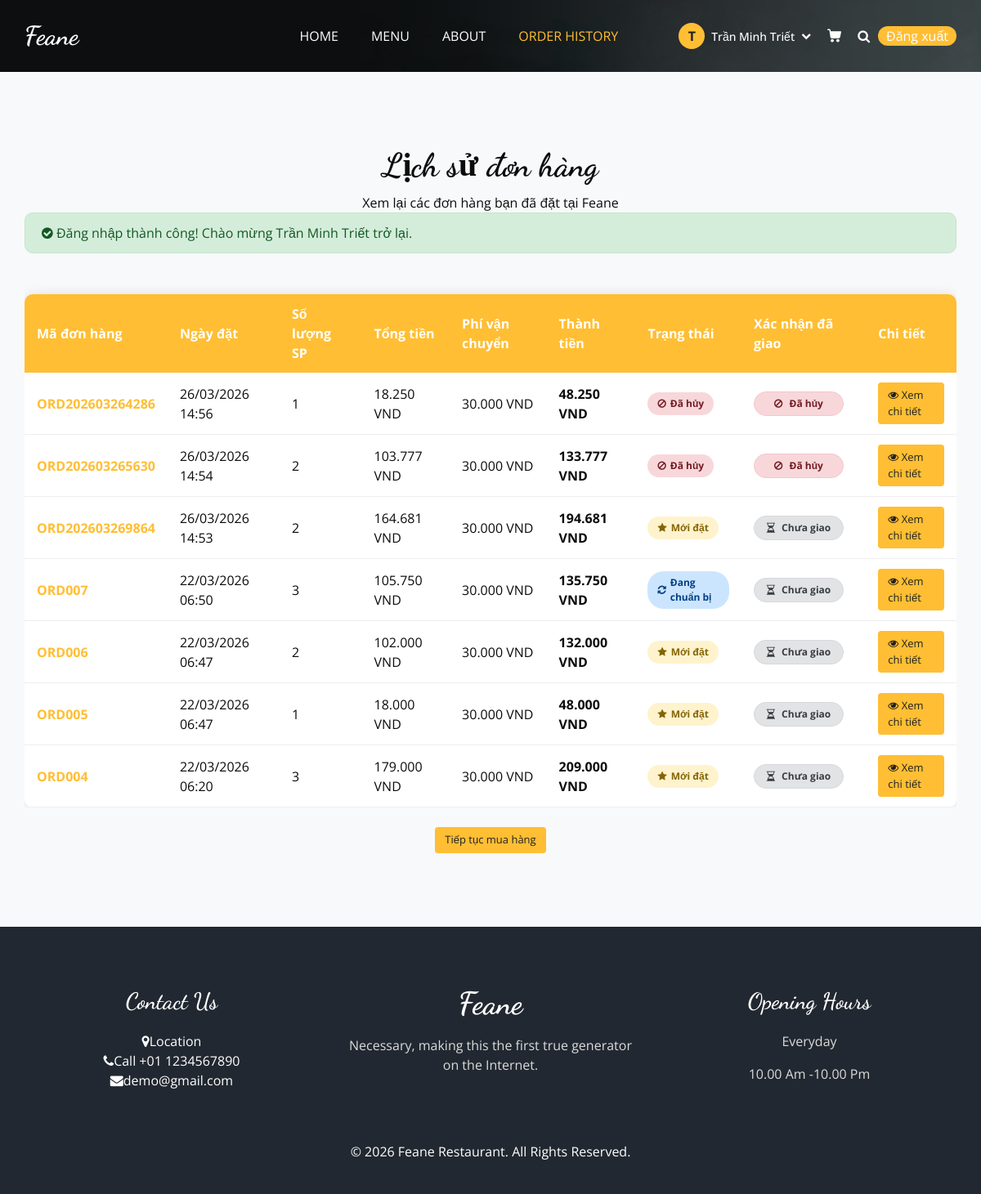
The page /order_history.php (signed in) on the database as committed earlier.
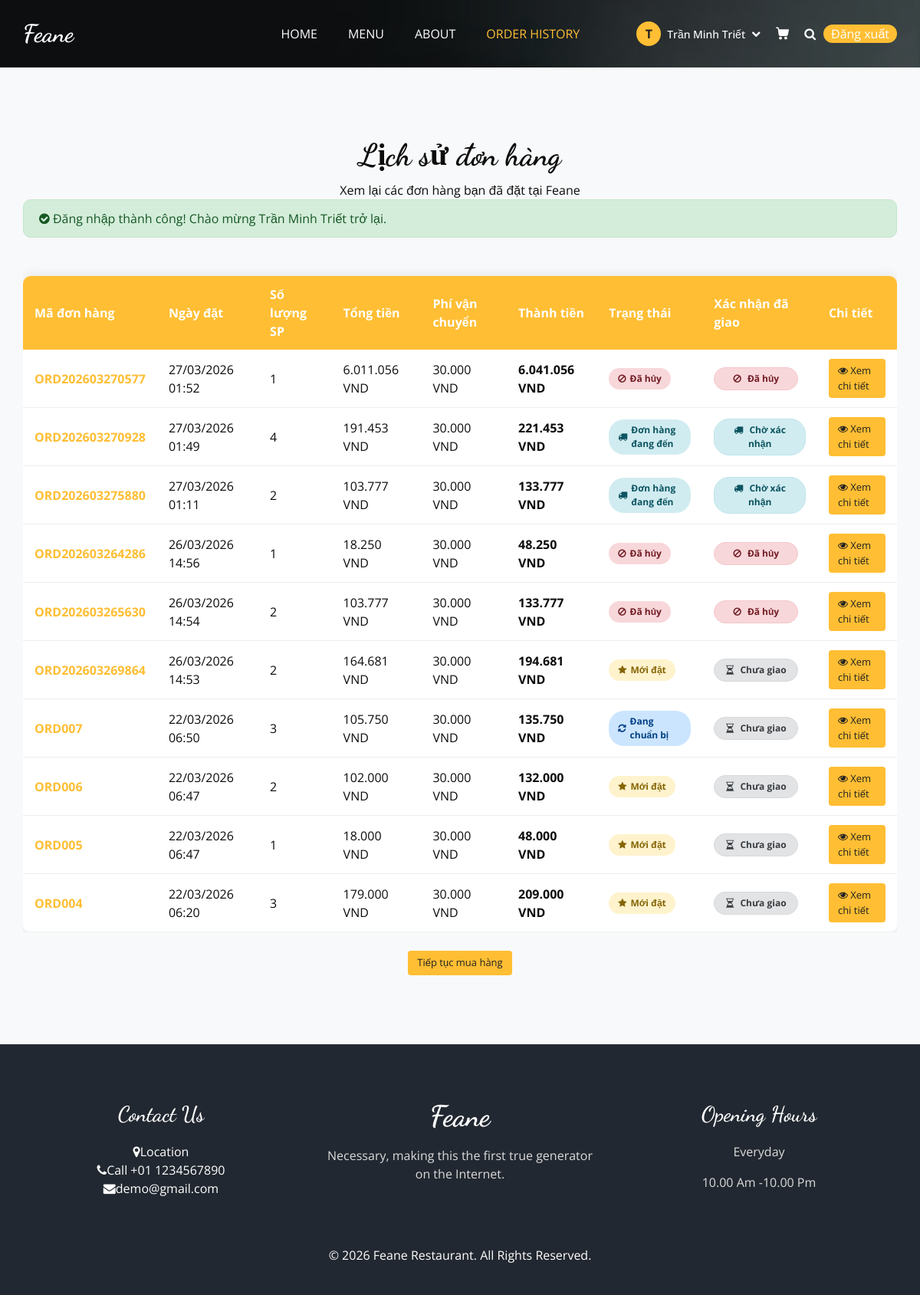
The same page on the database as committed later.
### tables this page shows
CREATE TABLE `users` (
  `id` int(11) NOT NULL,
  `full_name` varchar(100) NOT NULL,
  `username` varchar(50) NOT NULL,
  `email` varchar(100) NOT NULL,
  `phone` varchar(20) DEFAULT NULL,
  `password` varchar(255) NOT NULL,
  `address` varchar(255) DEFAULT NULL,
  `birthday` date DEFAULT NULL,
  `register_date` date NOT NULL,
  `role` enum('admin','user') DEFAULT 'user',
  `status` enum('active','locked','inactive') DEFAULT 'active',
  `notes` text DEFAULT NULL,
  `avatar` varchar(255) DEFAULT NULL,
  `last_login` datetime DEFAULT NULL,
  `created_at` timestamp NOT NULL DEFAULT current_timestamp(),
  `updated_at` timestamp NOT NULL DEFAULT current_timestamp() ON UPDATE current_timestamp()
);

CREATE TABLE `orders` (
  `id` int(11) NOT NULL,
  `order_code` varchar(20) NOT NULL,
  `user_id` int(11) DEFAULT NULL,
  `customer_name` varchar(100) NOT NULL,
  `customer_phone` varchar(20) DEFAULT NULL,
  `customer_email` varchar(100) DEFAULT NULL,
  `customer_address` varchar(255) DEFAULT NULL,
  `order_date` date NOT NULL,
  `total_amount` decimal(10,2) NOT NULL,
  `shipping_fee` decimal(10,2) DEFAULT 0.00,
  `discount` decimal(10,2) DEFAULT 0.00,
  `final_amount` decimal(10,2) NOT NULL,
  `status` enum('pending','confirmed','shipped','cancelled') DEFAULT 'pending',
  `payment_method` varchar(50) DEFAULT NULL,
  `notes` text DEFAULT NULL,
  `created_at` timestamp NOT NULL DEFAULT current_timestamp(),
  `updated_at` timestamp NOT NULL DEFAULT current_timestamp() ON UPDATE current_timestamp()
);

### order_history.php (the view, shortened to what this page needs)
<?php
require_once 'includes/db_connection.php';
$user_id = $_SESSION['user_id'];
$success_message = '';
if (isset($_SESSION['success'])) {
    $success_message = $_SESSION['success'];
}
$user_info = null;
try {
    $stmt = $pdo->prepare("SELECT id, username, full_name, email FROM users WHERE id = ?");
    $stmt->execute([$user_id]);
    $user_info = $stmt->fetch(PDO::FETCH_ASSOC);
} catch (PDOException $e) {
}
$page = isset($_GET['page']) ? (int)$_GET['page'] : 1;
$limit = 10;
$offset = ($page - 1) * $limit;
$sql = "
    SELECT o.*,
           (SELECT COUNT(*) FROM order_details WHERE order_id = o.id) as item_count
    FROM orders o
    WHERE o.user_id = ?
    ORDER BY o.created_at DESC
    LIMIT ? OFFSET ?
";
$stmt = $pdo->prepare($sql);
$stmt->bindValue(1, $user_id, PDO::PARAM_INT);
$stmt->bindValue(2, $limit, PDO::PARAM_INT);
$stmt->bindValue(3, $offset, PDO::PARAM_INT);
$stmt->execute();
$orders = $stmt->fetchAll(PDO::FETCH_ASSOC);
function formatCurrency($amount) {
    return number_format($amount, 0, ',', '.') . ' VND';
}
function formatDate($date) {
    return date('d/m/Y H:i', strtotime($date));
}
function getStatusInfo($status) {
    $statuses = [
        'new' => ['class' => 'status-new', 'text' => 'Mới đặt', 'icon' => 'fa-star'],
        'confirmed' => ['class' => 'status-confirmed', 'text' => 'Đang chuẩn bị', 'icon' => 'fa-refresh'],
        'shipped' => ['class' => 'status-shipped', 'text' => 'Đơn hàng đang đến', 'icon' => 'fa-truck'],
        'delivered' => ['class' => 'status-delivered', 'text' => 'Đã giao hàng', 'icon' => 'fa-check-circle'],
        'cancelled' => ['class' => 'status-cancelled', 'text' => 'Đã hủy', 'icon' => 'fa-ban']
    ];
    return $statuses[$status] ?? ['class' => 'status-new', 'text' => 'Mới đặt', 'icon' => 'fa-star'];
}
function getConfirmationStatus($status, $order_id) {
    if ($status == 'cancelled') {
        return '<span class="confirmation-status cancelled"><i class="fa fa-ban"></i> Đã hủy</span>';
    }
    if ($status == 'shipped') {
        return '<span class="confirmation-status waiting"><i class="fa fa-truck"></i> Chờ xác nhận</span>';
    }
    return '<span class="confirmation-status not-available"><i class="fa fa-hourglass-half"></i> Chưa giao</span>';
}
?>
<!DOCTYPE html>
<html lang="vi">
<head>
    <link rel="stylesheet" type="text/css" href="css/bootstrap.css" />
    <link href="css/font-awesome.min.css" rel="stylesheet" />
    <link href="css/style.css" rel="stylesheet" />
    <link href="css/responsive.css" rel="stylesheet" />
</head>
<body class="sub_page">
<div class="hero_area">
    <div class="bg-box"><img src="images/hero-bg.jpg" alt=""></div>
    <header class="header_section">
        <div class="container">
            <nav class="navbar navbar-expand-lg custom_nav-container">
                <a class="navbar-brand" href="index.php"><span>Feane</span></a>
                <div class="collapse navbar-collapse" id="navbarSupportedContent">
                    <ul class="navbar-nav mx-auto">
                        <li class="nav-item"><a class="nav-link" href="index.php">HOME</a></li>
                        <li class="nav-item"><a class="nav-link" href="menu.php">MENU</a></li>
                        <li class="nav-item"><a class="nav-link" href="about.php">ABOUT</a></li>
                        <li class="nav-item active"><a class="nav-link" href="order_history.php">ORDER HISTORY</a></li>
                    </ul>
                    <div class="user_option">
                        <?php if (isset($_SESSION['user_id']) && $user_info): ?>
                            <div class="user-dropdown">
                                <button class="user-dropdown-btn" id="userDropdownBtn">
                                    <div class="user-icon"><?= strtoupper(substr($user_info['full_name'] ?? $user_info['username'], 0, 1)) ?></div>
                                    <span class="user-name"><?= htmlspecialchars($user_info['full_name'] ?: $user_info['username']) ?></span>
                                    <i class="fa fa-chevron-down" style="color: white; font-size: 12px;"></i>
                                </button>
                            </div>
                        <?php else: ?>
                            <a href="user/login.php" class="user_link"><i class="fa fa-user"></i></a>
                        <?php endif; ?>
                        <a class="cart_link" href="cart.php">
                        </a>
                        <a href="search.php" class="btn nav_search-btn"><i class="fa fa-search"></i></a>
                        <div class="order_online"><a href="user/logout.php" style="color: white;">Đăng xuất</a></div>
                    </div>
                </div>
            </nav>
        </div>
    </header>
</div>
<section class="food_section layout_padding">
    <div class="container">
        <div class="heading_container heading_center">
            <h2>Lịch sử đơn hàng</h2>
            <p>Xem lại các đơn hàng bạn đã đặt tại Feane</p>
        </div>
        <?php if ($success_message): ?>
        <div class="alert alert-success alert-custom" role="alert">
            <i class="fa fa-check-circle"></i> <?= htmlspecialchars($success_message) ?>
        </div>
        <?php endif; ?>
        <div class="order-history-container">
            <?php if (empty($orders)): ?>
                <div class="empty-order">
                    <i class="fa fa-shopping-basket"></i>
                    <h3>Bạn chưa có đơn hàng nào</h3>
                    <p>Hãy đặt món ngay để trải nghiệm ẩm thực tuyệt vời tại Feane!</p>
                    <a href="menu.php" class="btn-view" style="margin-top: 20px;">Xem thực đơn</a>
                </div>
            <?php else: ?>
                <div class="table-responsive">
                    <table class="order-table">
                        <thead>
                            <tr>
                                <th>Mã đơn hàng</th>
                                <th>Ngày đặt</th>
                                <th>Số lượng SP</th>
                                <th>Tổng tiền</th>
                                <th>Phí vận chuyển</th>
                                <th>Thành tiền</th>
                                <th>Trạng thái</th>
                                <th>Xác nhận đã giao</th>
                                <th>Chi tiết</th>
                            </thead>
                        <tbody>
                            <?php foreach ($orders as $order):
                                $status_info = getStatusInfo($order['status']);
                                $final_amount = $order['final_amount'] ?? ($order['total_amount'] + ($order['shipping_fee'] ?? 0));
                            ?>
                             <tr>
                                 <td><a href="order_detail.php?id=<?= $order['id'] ?>" class="order-id-link"><?= htmlspecialchars($order['order_code'] ?? '#' . $order['id']) ?></a></td>
                                 <td><?= formatDate($order['created_at']) ?></td>
                                 <td><?= $order['item_count'] ?? 0 ?></td>
                                 <td><?= formatCurrency($order['total_amount']) ?></td>
                                 <td><?= formatCurrency($order['shipping_fee'] ?? 0) ?></td>
                                 <td><strong><?= formatCurrency($final_amount) ?></strong></td>
                                 <td>
                                    <span class="status <?= $status_info['class'] ?>">
                                        <i class="fa <?= $status_info['icon'] ?>"></i>
                                        <?= $status_info['text'] ?>
                                    </span>
                                 </td>
                                 <td>
                                    <?= getConfirmationStatus($order['status'], $order['id']) ?>
                                 </td>
                                 <td>
                                    <a href="order_detail.php?id=<?= $order['id'] ?>" class="btn-view">
                                        <i class="fa fa-eye"></i> Xem chi tiết
                                    </a>
                                 </td>
                             </tr>
                            <?php endforeach; ?>
                        </tbody>
                    </table>
                </div>
                <div class="text-center mt-4">
                    <a href="menu.php" class="btn-view">Tiếp tục mua hàng</a>
                </div>
            <?php endif; ?>
        </div>
    </div>
</section>
<footer class="footer_section">
    <div class="container">
        <div class="row">
            <div class="col-md-4 footer-col">
                <div class="footer_contact">
                    <h4>Contact Us</h4>
                    <div class="contact_link_box">
                        <div><i class="fa fa-map-marker"></i><span>Location</span></div>
                        <div><i class="fa fa-phone"></i><span>Call +01 1234567890</span></div>
                        <div><i class="fa fa-envelope"></i><span>demo@gmail.com</span></div>
                    </div>
                </div>
            </div>
            <div class="col-md-4 footer-col">
                <div class="footer_detail">
                    <a href="" class="footer-logo">Feane</a>
                    <p>Necessary, making this the first true generator on the Internet.</p>
                </div>
            </div>
            <div class="col-md-4 footer-col">
                <h4>Opening Hours</h4>
                <p>Everyday</p>
                <p>10.00 Am -10.00 Pm</p>
            </div>
        </div>
        <div class="footer-info">
            <p>&copy; <span id="displayYear"></span> Feane Restaurant. All Rights Reserved.</p>
        </div>
    </div>
</footer>
</body>
</html>

### css/style.css (style rules this page uses)
body { font-family: "Open Sans", sans-serif; color: #0c0c0c; background-color: #ffffff; overflow-x: hidden; }
.layout_padding { padding: 90px 0; }
h1, h2 { font-family: 'Dancing Script', cursive; }
.heading_container { display: -webkit-box; display: -ms-flexbox; display: flex; -webkit-box-orient: vertical; -webkit-box-direction: normal; -ms-flex-direction: column; flex-direction: column; -webkit-box-align: start; -ms-flex-align: start; align-items: flex-start; }
.heading_container h2 { position: relative; margin-bottom: 0; font-size: 2.5rem; font-weight: bold; }
.heading_container p { margin-top: 10px; margin-bottom: 0; }
.heading_container.heading_center { -webkit-box-align: center; -ms-flex-align: center; align-items: center; text-align: center; }
a, a:hover, a:focus { text-decoration: none; }
.btn, .btn:focus { outline: none !important; -webkit-box-shadow: none; box-shadow: none; }
.hero_area { position: relative; min-height: 100vh; display: -webkit-box; display: -ms-flexbox; display: flex; -webkit-box-orient: vertical; -webkit-box-direction: normal; -ms-flex-direction: column; flex-direction: column; }
.bg-box { position: absolute; top: 0; left: 0; width: 100%; height: 100%; }
.bg-box img { width: 100%; height: 100%; -o-object-fit: cover; object-fit: cover; }
.sub_page .hero_area { min-height: auto; }
.sub_page .hero_area .bg-box { position: absolute; top: 0; left: 0; width: 100%; height: 100%; }
.sub_page .hero_area .bg-box img { width: 100%; height: 100%; -o-object-fit: cover; object-fit: cover; -o-object-position: right top; object-position: right top; }
.header_section { padding: 15px 0; }
.navbar-brand { font-family: 'Dancing Script', cursive; }
.navbar-brand span { font-weight: bold; font-size: 32px; color: #ffffff; }
.custom_nav-container { padding: 0; }
.custom_nav-container .navbar-nav { padding-left: 18%; }
.custom_nav-container .navbar-nav .nav-item .nav-link { padding: 5px 20px; color: #ffffff; text-align: center; text-transform: uppercase; border-radius: 5px; -webkit-transition: all 0.3s; transition: all 0.3s; }
.custom_nav-container .navbar-nav .nav-item:hover .nav-link, .custom_nav-container .navbar-nav .nav-item.active .nav-link { color: #ffbe33; }
.custom_nav-container .nav_search-btn { width: auto; height: auto; padding: 0; border: none; color: #ffffff; margin: 0 10px; }
.user_option { display: -webkit-box; display: -ms-flexbox; display: flex; -webkit-box-align: center; -ms-flex-align: center; align-items: center; }
.user_option a { margin: 0 10px; }
.user_option .cart_link { display: -webkit-box; display: -ms-flexbox; display: flex; -webkit-box-pack: center; -ms-flex-pack: center; justify-content: center; -webkit-box-align: center; -ms-flex-align: center; align-items: center; }
.user_option .cart_link svg { width: 17px; height: auto; fill: #ffffff; margin-bottom: 2px; }
.user_option .order_online { display: inline-block; padding: -1px 30px; background-color: #ffbe33; color: #ffffff; border-radius: 45px; -webkit-transition: all 0.3s; transition: all 0.3s; border: none; }
.footer_section { background-color: #222831; color: #ffffff; padding: 75px 0 40px 0; text-align: center; }
.footer_section h4 { font-size: 28px; }
.footer_section h4, .footer_section .footer-logo { font-weight: 600; margin-bottom: 20px; font-family: 'Dancing Script', cursive; }
.footer_section p { color: #dbdbdb; }
.footer_section .footer-col { margin-bottom: 30px; }
.footer_section .footer_contact .contact_link_box { display: -webkit-box; display: -ms-flexbox; display: flex; -webkit-box-orient: vertical; -webkit-box-direction: normal; -ms-flex-direction: column; flex-direction: column; }
.footer_section .footer-logo { display: block; font-weight: bold; font-size: 38px; line-height: 1; color: #ffffff; }
.footer_section .footer-info { text-align: center; margin-top: 25px; }
.footer_section .footer-info p { color: #ffffff; margin: 0; }

### css/responsive.css (style rules this page uses)
@media (min-width: 1200px) { .container { max-width: 1170px; } }

Rows that differ between the two databases and show on the page:
added orders: order_code "ORD202603270577", created_at "27/03/2026 01:52", item_count "1", total_amount "6.011.056 VND", shipping_fee "30.000 VND", final_amount "6.041.056 VND", status "Đã hủy"
added orders: order_code "ORD202603270928", created_at "27/03/2026 01:49", item_count "4", total_amount "191.453 VND", shipping_fee "30.000 VND", final_amount "221.453 VND", status "Đơn hàng đang đến", shows "Chờ xác nhận"
added orders: order_code "ORD202603275880", created_at "27/03/2026 01:11", item_count "2", total_amount "103.777 VND", shipping_fee "30.000 VND", final_amount "133.777 VND", status "Đơn hàng đang đến", shows "Chờ xác nhận"
